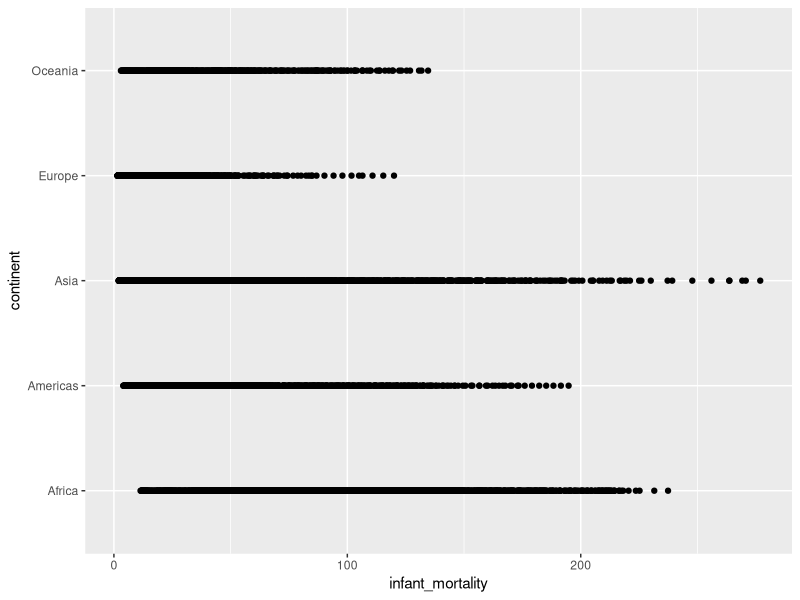

The R source for this figure:
## ---- chunk 1
knitr::opts_chunk$set(echo = TRUE)
## ---- chunk 2
library(tidyr)
library(rlang)
library(knitr)
library(dslabs)
library(dplyr)
library(magrittr)
library(ggplot2)
## ---- chunk 3
str(gapminder)
## ---- chunk 4
longgapminder <- gapminder %>%
  pivot_longer(c("life_expectancy", "fertility", ), names_to = "variable")
longgapminder %>% head() %>% kable()
## ---- chunk 5
longgapminder <- longgapminder %>% 
  unite(cont_region, continent, region)
longgapminder %>% head() %>% kable()
## ---- chunk 6
longgapminder <- longgapminder %>% 
  separate(cont_region, into=c("continent", "region"), sep="_")
longgapminder %>% head() %>% kable()
## ---- chunk 7
ggplot(gapminder, aes(infant_mortality, continent)) +
  geom_point()
